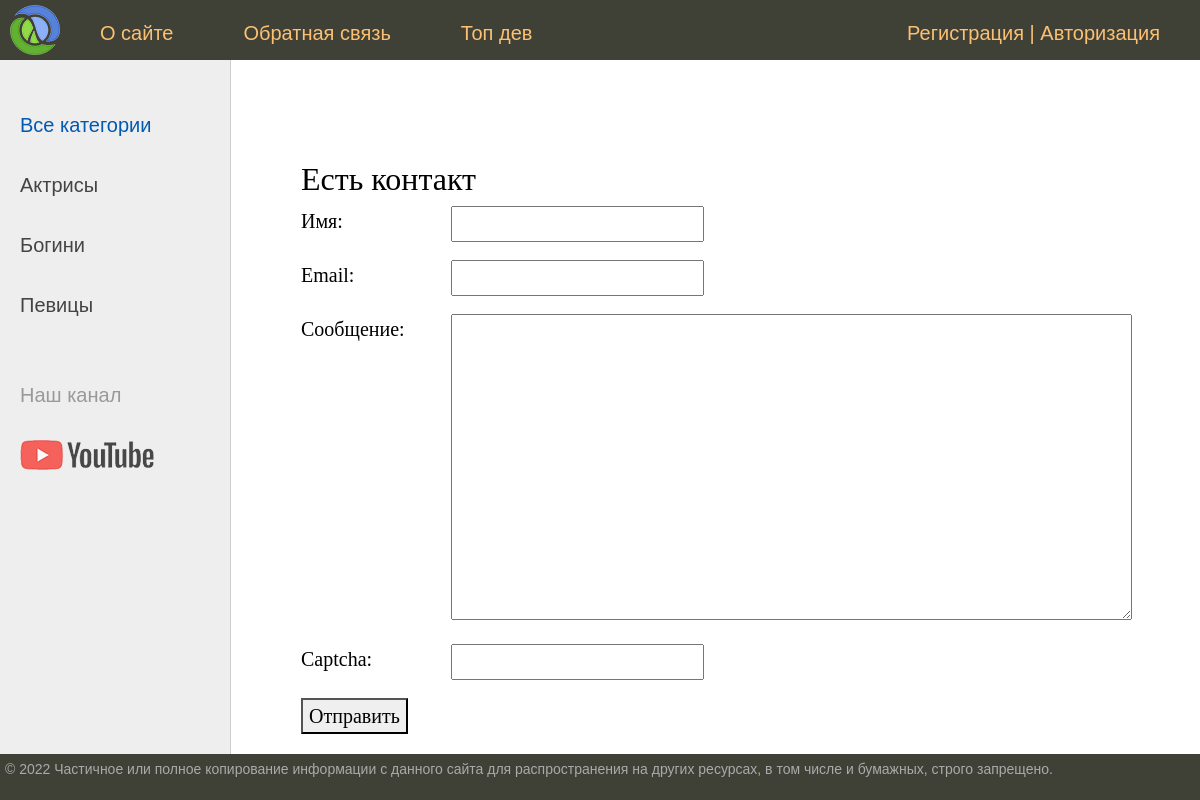
The app's page /contact/, older data.
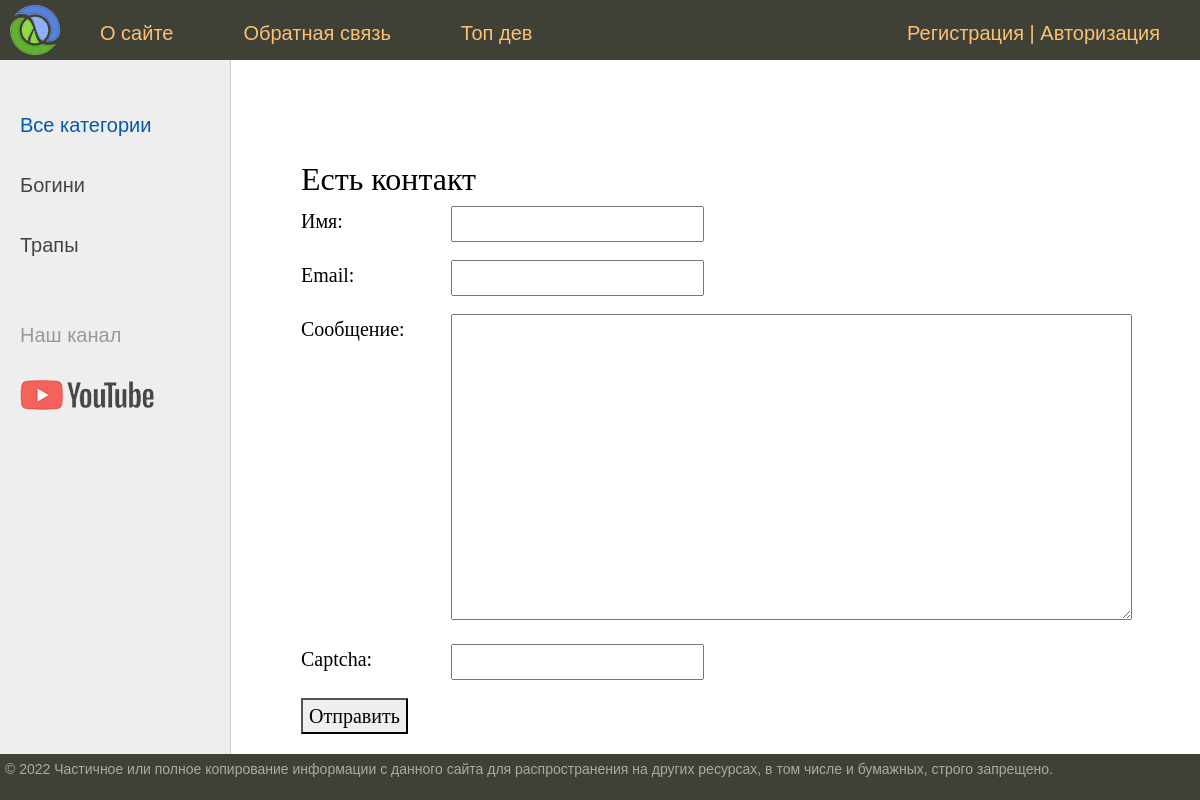
The same page, newer data.
### women/models.py (models this page shows, shortened)
class Category(models.Model):
    name = models.CharField(max_length=100, db_index=True, verbose_name='Название категории')
    slug = models.SlugField(max_length=255, unique=True, db_index=True, verbose_name='URL')
    def get_absolute_url(self):
        return reverse('category', kwargs={'cat_slug': self.slug})
    class Meta:
        verbose_name = 'Категория'
        verbose_name_plural = 'Категории'
        ordering = ['name']

### women/views.py (the view, shortened to what this page needs)
# urls.py: path('contact/', Contact.as_view(), name='contact'),
class Contact(DataMixin, FormView):
    form_class = ContactForm
    template_name = 'women/contact.html'
    success_url = reverse_lazy('home')
    def get_context_data(self, *, object_list=None, **kwargs):
        context = super().get_context_data(**kwargs)
        c_def = self.get_user_context(title='Есть контакт')
        return dict(**context, **c_def)

### women/forms.py
class ContactForm(forms.Form):
    name = forms.CharField(label="Имя", max_length=255)
    email = forms.EmailField(label='Email')
    content = forms.CharField(label='Сообщение', widget=forms.Textarea(attrs={'cols': 60, 'rows': 10}))
    captcha = CaptchaField(label="Капча")

### women/templatetags/women_tags.py (called while the page is built)
@register.inclusion_tag('usertags/list_categories.html')
def show_categories(sort=None, cat_selected=None):
    if not sort:
        cats = Category.objects.all()
    else:
        cats = Category.objects.order_by(sort)
    return {"cats": cats, "cat_selected": cat_selected}

### women/utils.py (called while the page is built)
    def get_user_context(self, **kwargs):
        context = kwargs
        user_menu = menu.copy()
        if not self.request.user.is_authenticated:
            user_menu.pop(1)
            context['login_form'] = LoginUserForm
        context['menu'] = user_menu
        if 'cat_selected' not in context:
            context['cat_selected'] = 0
        return context

### women/templates/women/contact.html (shortened to what this page needs)
{% extends 'women/base.html' %}
{% block content %}
    <h1>{{ title }}</h1>
    <form method="post">
        {% for f in form %}
            <p><label class="form-label" for="{{ f.id_for_label }}">{{ f.label }}: </label>{{ f }}</p>
        {% endfor %}
        <button type="submit">Отправить</button>
    </form>
{% endblock %}

### women/templates/usertags/list_categories.html
{% for post in cats %}
    {% if post.slug == cat_selected %}
        <li class="selected">{{post.name}}</li>
    {% else %}
        <li><a href="{{post.get_absolute_url}}">{{post.name}}</a> </li>
    {% endif %}
{% endfor %}

Row changes from the older to the newer data that the page shows:
removed Category: name "Актрисы"
removed Category: name "Певицы"
added Category: name "Трапы"
